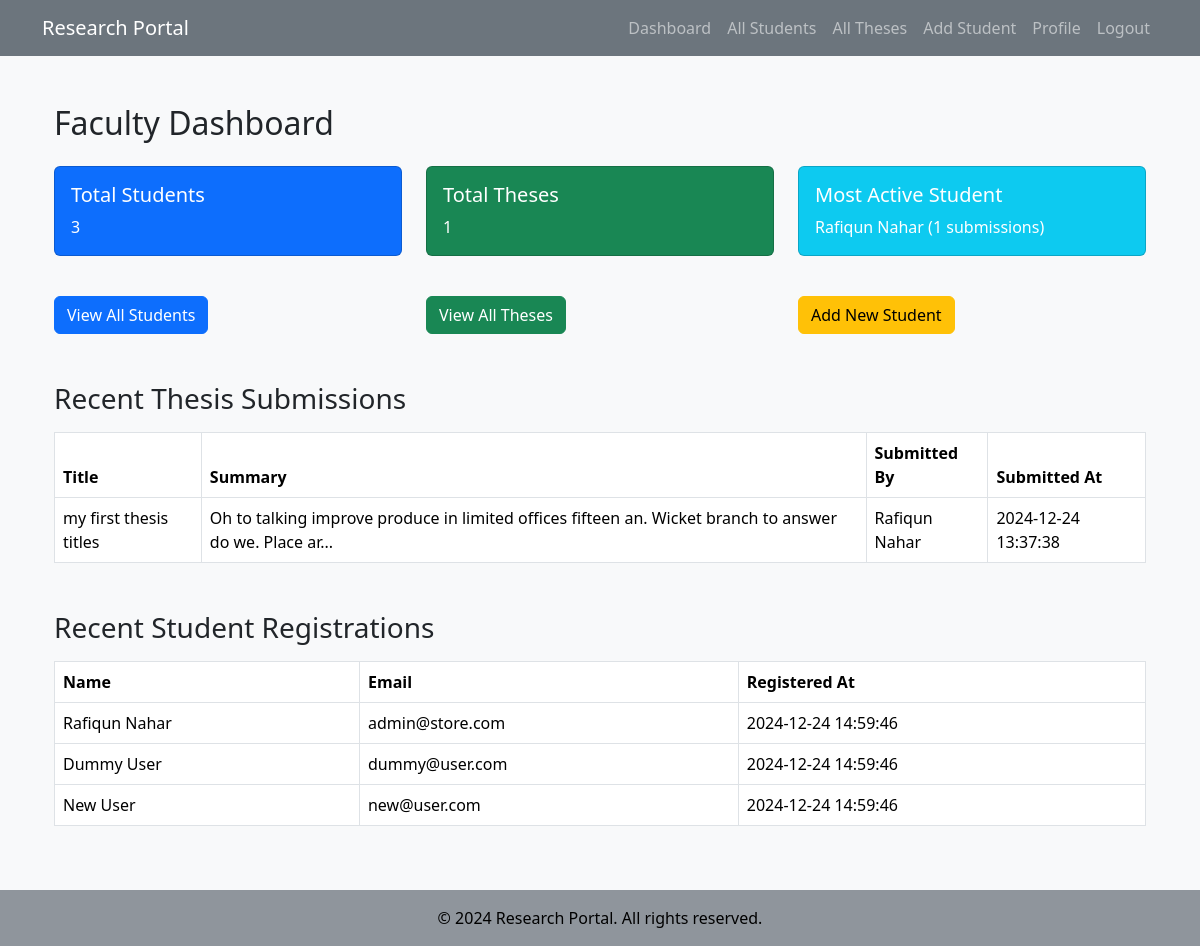
The app's page /dashboard.php (signed in) with its own data.
### tables this page shows
CREATE TABLE IF NOT EXISTS `theses` (
  `id` int NOT NULL AUTO_INCREMENT,
  `title` varchar(255) NOT NULL,
  `summary` text NOT NULL,
  `supporting_file` varchar(255) DEFAULT NULL,
  `student_id` int NOT NULL,
  `submitted_at` timestamp NULL DEFAULT CURRENT_TIMESTAMP,
  PRIMARY KEY (`id`),
  KEY `student_id` (`student_id`)
);

CREATE TABLE IF NOT EXISTS `users` (
  `id` int NOT NULL AUTO_INCREMENT,
  `first_name` varchar(50) NOT NULL,
  `last_name` varchar(50) NOT NULL,
  `email` varchar(100) NOT NULL,
  `password` varchar(255) NOT NULL,
  `city` varchar(50) DEFAULT NULL,
  `country` varchar(50) DEFAULT NULL,
  `program_name` varchar(100) DEFAULT NULL,
  `institute_name` varchar(100) DEFAULT NULL,
  `role` enum('student','faculty') NOT NULL,
  `profile_picture` varchar(255) DEFAULT NULL,
  `created_at` timestamp NULL DEFAULT CURRENT_TIMESTAMP,
  `profile_photo` varchar(255) DEFAULT NULL,
  `semester` varchar(50) DEFAULT NULL,
  `designation` varchar(100) DEFAULT NULL,
  `department` varchar(100) DEFAULT NULL,
  `registered_at` timestamp NULL DEFAULT CURRENT_TIMESTAMP,
  PRIMARY KEY (`id`),
  UNIQUE KEY `email` (`email`)
);

### dashboard.php (the view, shortened to what this page needs)
<?php
require_once 'includes/config.php';
include 'includes/header.php';
$role = $_SESSION['role'];
if ($role === 'faculty') {
    $total_students = $connection->query("
        SELECT COUNT(*) AS total
        FROM users
        WHERE role = 'student'
    ")->fetch_assoc()['total'];
    $total_theses = $connection->query("
        SELECT COUNT(*) AS total
        FROM theses
    ")->fetch_assoc()['total'];
    $most_active_student = $connection->query("
        SELECT u.first_name, u.last_name, COUNT(t.id) AS thesis_count
        FROM users u
        JOIN theses t ON u.id = t.student_id
        WHERE u.role = 'student'
        GROUP BY u.id
        ORDER BY thesis_count DESC
        LIMIT 1
    ")->fetch_assoc();
    $recent_theses = $connection->query("
        SELECT t.title, t.summary, t.submitted_at, u.first_name, u.last_name
        FROM theses t
        JOIN users u ON t.student_id = u.id
        ORDER BY t.submitted_at DESC
        LIMIT 5
    ");
    $recent_students = $connection->query("
        SELECT first_name, last_name, email, registered_at
        FROM users
        WHERE role = 'student'
        ORDER BY registered_at DESC
        LIMIT 5
    ");
}
?>
<div class="container">
    <h2><?php echo ucfirst($role); ?> Dashboard</h2>
    <?php if ($role === 'faculty'): ?>
        <div class="row mt-4">
            <div class="col-md-4">
                <div class="card text-white bg-primary mb-3">
                    <div class="card-body">
                        <h5 class="card-title">Total Students</h5>
                        <p class="card-text"><?php echo $total_students; ?></p>
                    </div>
                </div>
            </div>
            <div class="col-md-4">
                <div class="card text-white bg-success mb-3">
                    <div class="card-body">
                        <h5 class="card-title">Total Theses</h5>
                        <p class="card-text"><?php echo $total_theses; ?></p>
                    </div>
                </div>
            </div>
            <div class="col-md-4">
                <div class="card text-white bg-info mb-3">
                    <div class="card-body">
                        <h5 class="card-title">Most Active Student</h5>
                        <p class="card-text">
                            <?php if ($most_active_student): ?>
                                <?php echo htmlspecialchars($most_active_student['first_name'] . ' ' . $most_active_student['last_name']); ?>
                                (<?php echo $most_active_student['thesis_count']; ?> submissions)
                            <?php else: ?>
                                No submissions yet.
                            <?php endif; ?>
                        </p>
                    </div>
                </div>
            </div>
        </div>
        <div class="row mt-4">
            <div class="col-md-4">
                <a href="students.php" class="btn btn-primary btn-block">View All Students</a>
            </div>
            <div class="col-md-4">
                <a href="all_theses.php" class="btn btn-success btn-block">View All Theses</a>
            </div>
            <div class="col-md-4">
                <a href="add_student.php" class="btn btn-warning btn-block">Add New Student</a>
            </div>
        </div>
        <h3 class="mt-5">Recent Thesis Submissions</h3>
        <?php if ($recent_theses && $recent_theses->num_rows > 0): ?>
            <table class="table table-bordered mt-3">
                <thead>
                    <tr>
                        <th>Title</th>
                        <th>Summary</th>
                        <th>Submitted By</th>
                        <th>Submitted At</th>
                    </tr>
                </thead>
                <tbody>
                    <?php while ($row = $recent_theses->fetch_assoc()): ?>
                        <tr>
                            <td><?php echo htmlspecialchars($row['title']); ?></td>
                            <td><?php echo htmlspecialchars(substr($row['summary'], 0, 100)) . '...'; ?></td>
                            <td><?php echo htmlspecialchars($row['first_name'] . ' ' . $row['last_name']); ?></td>
                            <td><?php echo htmlspecialchars($row['submitted_at']); ?></td>
                        </tr>
                    <?php endwhile; ?>
                </tbody>
            </table>
        <?php else: ?>
            <p>No recent thesis submissions.</p>
        <?php endif; ?>
        <h3 class="mt-5">Recent Student Registrations</h3>
        <?php if ($recent_students && $recent_students->num_rows > 0): ?>
            <table class="table table-bordered mt-3">
                <thead>
                    <tr>
                        <th>Name</th>
                        <th>Email</th>
                        <th>Registered At</th>
                    </tr>
                </thead>
                <tbody>
                    <?php while ($row = $recent_students->fetch_assoc()): ?>
                        <tr>
                            <td><?php echo htmlspecialchars($row['first_name'] . ' ' . $row['last_name']); ?></td>
                            <td><?php echo htmlspecialchars($row['email']); ?></td>
                            <td><?php echo htmlspecialchars($row['registered_at']); ?></td>
                        </tr>
                    <?php endwhile; ?>
                </tbody>
            </table>
        <?php else: ?>
            <p>No recent student registrations.</p>
        <?php endif; ?>
    <?php endif; ?>
</div>
<?php include 'includes/footer.php'; ?>

### records on screen
theses: title "my first thesis titles", summary "Oh to talking improve produce in limited offices fifteen an. Wicket branch to answer do we. Place ar", student.last_name "Rafiqun Nahar", submitted_at "2024-12-24 13:37:38"
users: first_name+last_name "Rafiqun Nahar", email "admin@store.com", registered_at "2024-12-24 14:59:46"
users: first_name+last_name "Dummy User", email "dummy@user.com", registered_at "2024-12-24 14:59:46"
users: first_name+last_name "New User", email "new@user.com", registered_at "2024-12-24 14:59:46"

### other values on screen
$role "Faculty"
$total_students "3"
$total_theses "1"
$most_active_student['thesis_count'] "1"
